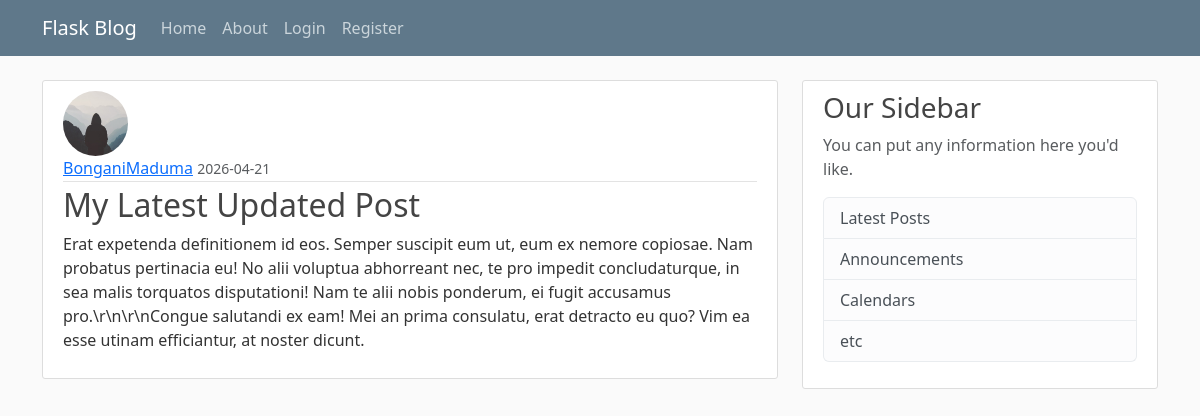
Page /post/24 on the committed database.
### blogsite/models.py (models this page shows, shortened)
class User(db.Model, UserMixin):
    id = db.Column(db.Integer, primary_key=True)
    username = db.Column(db.String(20), unique=True, nullable=False)
    email = db.Column(db.String(120), unique=True, nullable=False)
    image_file = db.Column(db.String(20), nullable=False, default='default.jpg')
    password = db.Column(db.String(60), nullable=False)
    posts = db.relationship('Post', backref='author', lazy=True)

class Post(db.Model):
    id = db.Column(db.Integer, primary_key=True)
    title = db.Column(db.String(100), nullable=False)
    date_posted = db.Column(db.DateTime, nullable=False, default=datetime.now)
    content = db.Column(db.Text, nullable=False)
    user_id = db.Column(db.Integer, db.ForeignKey('user.id'), nullable=False)

### blogsite/posts/routes.py (the view)
@posts.route("/post/<int:post_id>")
def post(post_id):
    post = Post.query.get_or_404(post_id)
    return render_template("post.html", title=post.title, post=post)

### blogsite/templates/post.html (shortened to what this page needs)
{% extends "layout.html" %}
{% block content %}
    <article class="media content-section">
        <img class="rounded-circle article-img" src="{{url_for('static', filename='profile_pics/' + post.author.image_file)}}">
        <div class="media-body">
            <div class="article-metadata">
                <a class="mr-2" href="#">{{ post.author.username }}</a>
                <small class="text-muted">{{ post.date_posted.strftime('%Y-%m-%d') }}</small>
            </div>
            <h2 class="article-title">{{ post.title }}</h2>
            <p class="article-content">{{ post.content }}</p>
        </div>
    </article>
{% endblock %}

### blogsite/static/main.css (style rules this page uses)
body { background: #fafafa; color: #333333; margin-top: 5rem; }
h1, h2, h3, h4, h5, h6 { color: #444444; }
.content-section { background: #ffffff; padding: 10px 20px; border: 1px solid #dddddd; border-radius: 3px; margin-bottom: 20px; }
.article-title { color: #444444; }
.article-content { white-space: pre-line; }
.article-img { height: 65px; width: 65px; margin-right: 16px; }
.article-metadata { padding-bottom: 1px; margin-bottom: 4px; border-bottom: 1px solid #e3e3e3 }

### rows in the picture
User: image_file (placeholder picture), author.username "BonganiMaduma"
Post: date_posted "2026-04-21", title "My Latest Updated Post", content "Erat expetenda definitionem id eos. Semper suscipit eum ut, eum ex nemore copiosae. Nam probatus pertinacia eu! No alii voluptua abhorreant nec, te pro impedit concludaturque, in sea malis torquatos disputationi! Nam te alii nobis ponderum, ei fugit accusamus pro.\\r\\n\\r\\nCongue salutandi ex eam! Mei an prima consulatu, erat detracto eu quo? Vim ea esse utinam efficiantur, at noster dicunt."
